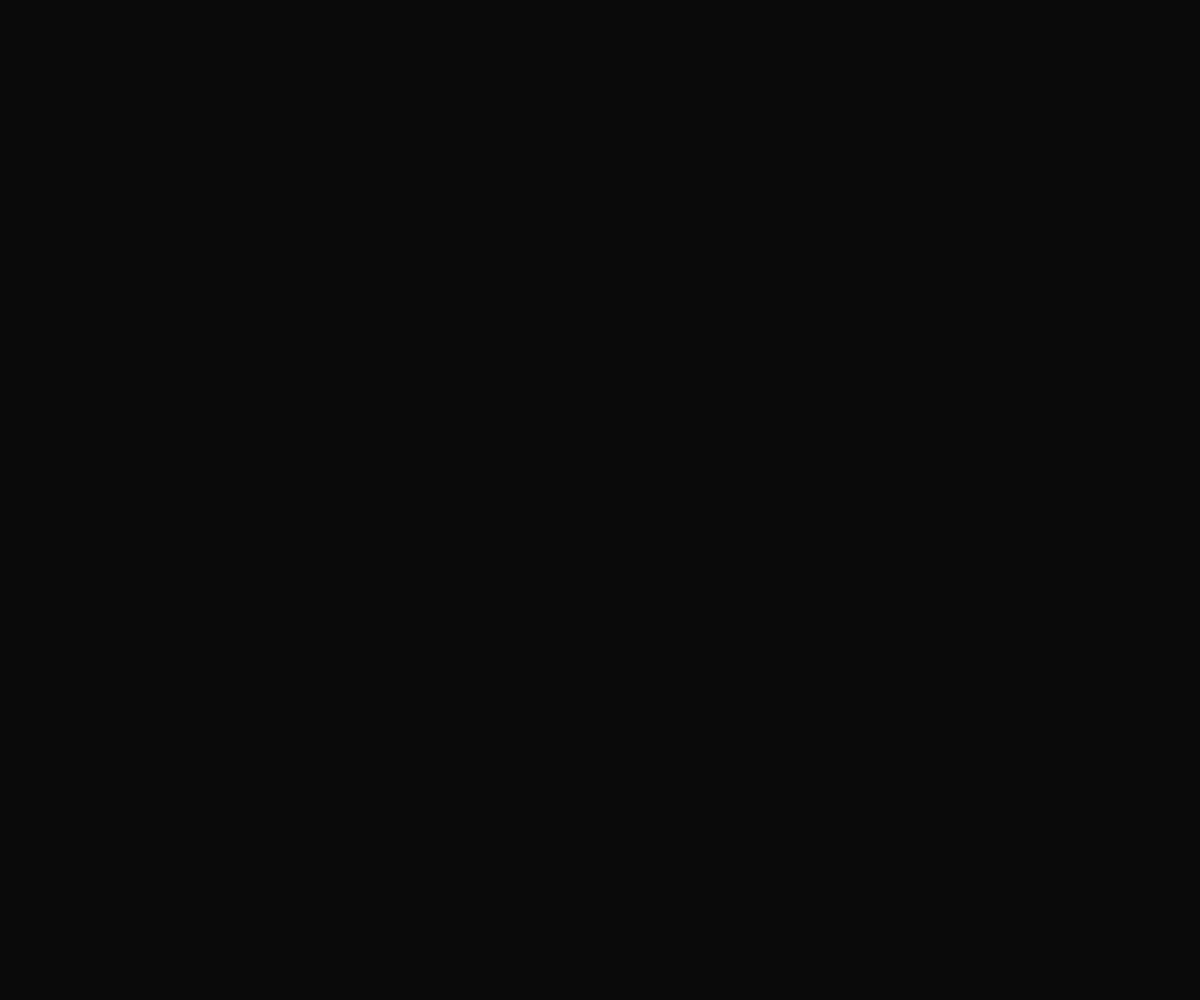
Frame 1 (no input)
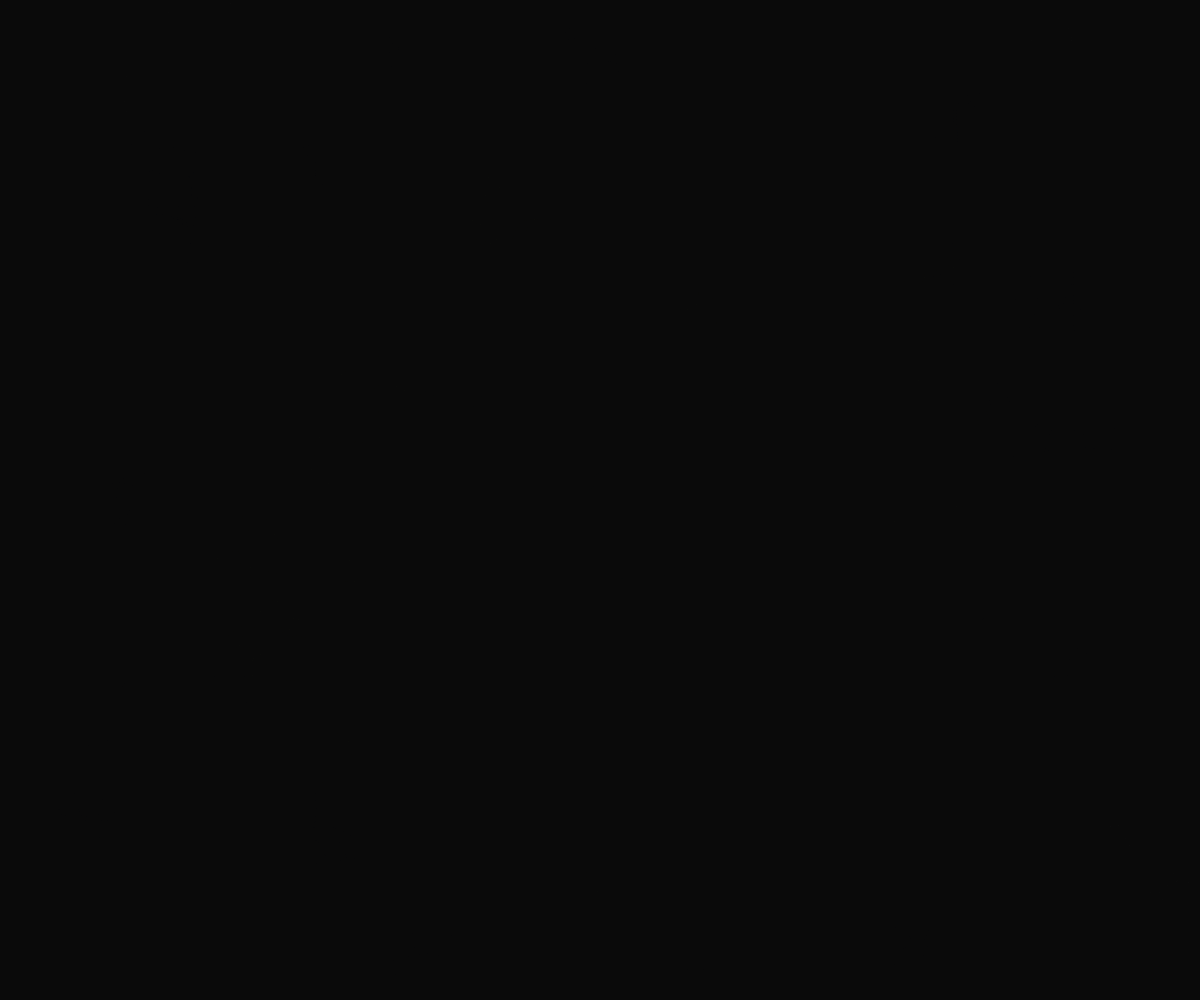
Frame 60 (no input)
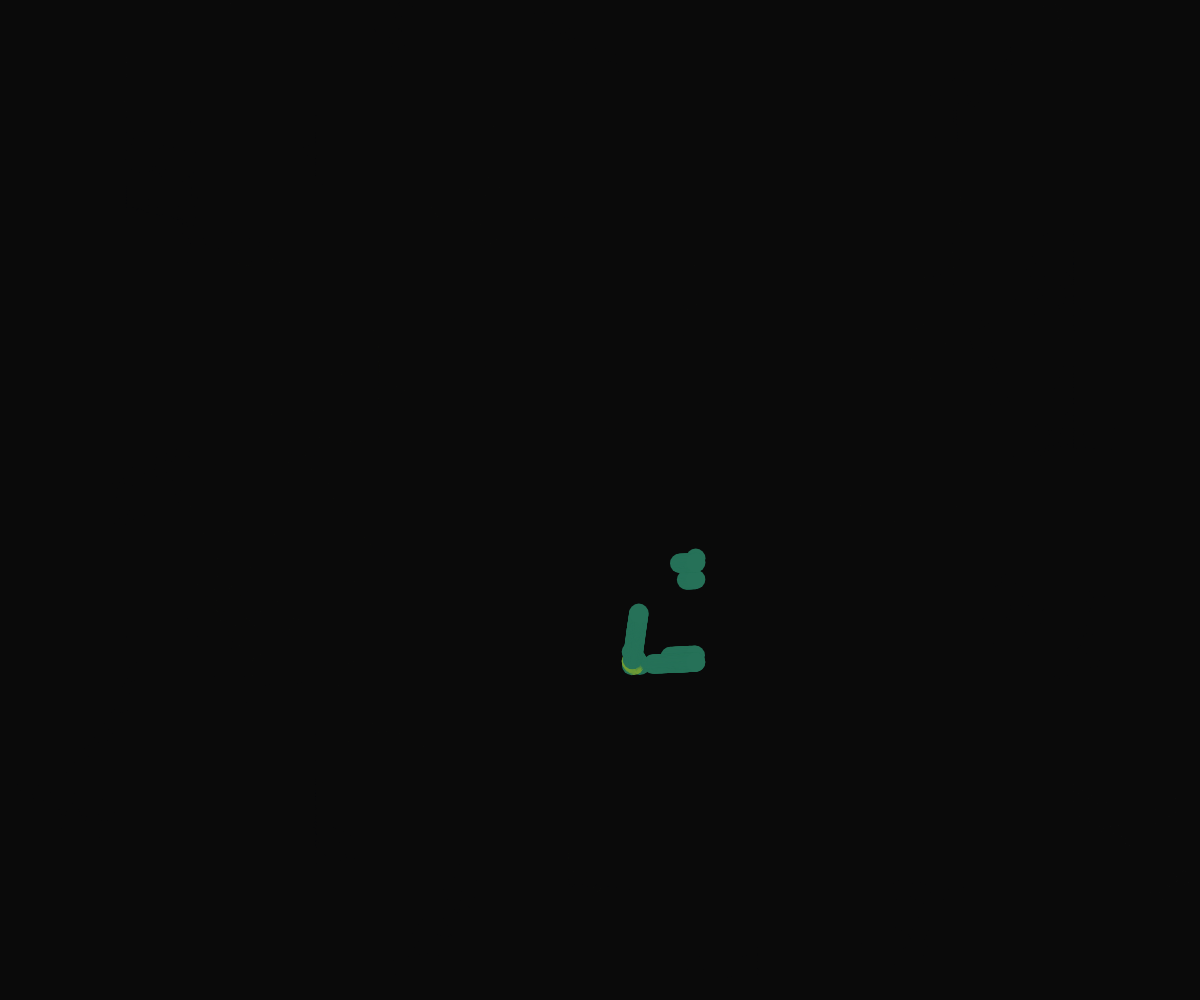
Frame 120 (the mouse pressed at the canvas centre since frame 60)

The p5.js sketch that drew these frames (run headless with seeded random() and noise() and a simulated clock; from frame 60 on, the mouse is pressed at the canvas centre):

// p5.js sketch
// ── sketch.js


var iMax = 20;
var jMax = 10;
var f = new Array();
var s= new Array();

var ww =20;
var hh = 20;



var colorA ;
var colorB;
var colorC;
var colorD;

var particles = [];

function setup() {
		createCanvas(windowWidth,windowHeight);
  // put setup code here
MnowPos = createVector(500,500);
Macc = createVector(0,0);

 ww = (width/2)/iMax;
 hh = (height/2)/jMax;

for (i=0;i<iMax;i++) {
 f[i]=new Array();
s[i] = new Array();
  for (j=0;j<jMax;j++) {
  f[i][j]=random(PI);
  s[i][j]=1 ;
 }
}





	colorA = color( 38,113, 88);
	colorC = color(46, 66,114);
	colorB = color(112,156, 52);

	colorD = color(200);

background(10);
}

function draw() {

//background(255);

// for (i=0;i<iMax;i++) {
//  for (j=0;j<jMax;j++) {
//  //	fill(f[i][j]);

//  rect(i*ww,j*hh,ww-2,hh-2);
//  text(  f[i][j]  ,i*ww,j*hh )
//   // 
//  }
// }


	var x1 = mouseX;
	var y1 = mouseY;
	var x2 = pmouseX;
	var y2 = pmouseY;
	var xG1 = int(map(x1,0,width,0,iMax));
	var yG1 = int(map(y1,0,height,0,jMax));


	//= f[xG1][yG1]+10;

	// line(x1,y1,x2,y2);
	var d = int(dist(x1,y1, x2,y2));

	var ang = atan2(y2-y1,x2-x1);

	var c = color(map(ang,0,PI*2,0,255));
	fill(c);
	noStroke();

	// push();
 //  	translate( (x1+x2)/2, (y1+y2)/2 );
 //  	rotate( ang );
 //  	text(nfc(d,1,1), 0, -5);
 //  	pop();

if(d >= 5){
//if(mouseIsPressed){
	f[xG1][yG1] = ang;
	s[xG1][yG1] = d;
	}
 //  	ellipse(x1,y1,85,85);
	// fill(255);
	// rect(0,0,100,100);
	// fill(255);
	  //	text(map(ang,-PI,PI,0,255), mouseX,mouseY+10);
	//}

  // put drawing code here

for(var i = 0; i < particles.length; i++){

		//var noiseRot = map(noise(particles[i].nowPos.x * .006 ,particles[i].nowPos.y * .006), .2, .8, 0, PI*2 );
		//particles[i].acc.set(cos(noiseRot)*3,sin(noiseRot)*3);
		//var pxG1 =  int((particles[i].nowPos.x/width) * iMax;
		//var pyG1 =  (particles[i].nowPos.y/height) * jMax;
		var pxG1 = int(map(particles[i].nowPos.x  ,  0,width,  0,iMax -1 ));
		var pyG1 = int(map(particles[i].nowPos.y,  0,height,0,jMax-1));
		//print(pxG1);
		//print(nAng);
		var nAng = f[pxG1][pyG1] + PI;
		var nSpeed = s[pxG1][pyG1]* .5;
	
		particles[i].acc.x += (cos(nAng) - particles[i].acc.x  ) /(5*nSpeed);
		particles[i].acc.y += (sin(nAng)- particles[i].acc.y ) /(5*nSpeed) ;
		
		//particles[i].acc.set(cos(nAng)*nSpeed,sin(nAng)*nSpeed);
		
		particles[i].update();
		particles[i].draw(  ((nSpeed*.05) - (particles[i].pSpeed)/25) );


	// 	if(particles[i].nowPos.x>=width-10 || particles[i].nowPos.x <= 10 || particles[i].lifeCount <= 0){
	// 	particles.splice(i,1);
	// 	println("kill : " + i);
	// }


	}


	if(particles.length < 500){


		MnowPos.x = random(width);
		MnowPos.y = random(height);

		for (var i = 10 - 1; i >= 0; i--) {
			


		MnowPos.add(random(-20,20), random(-20,20) );
		var particle;
		var mLoc = int(map(dist(MnowPos.x,MnowPos.y, width/2,height/2), 0 , width/2, 0, 3    ) );
		if(mLoc == 0){
			particle = new Particle(MnowPos,Macc,colorA);
		}
		else if(mLoc == 1){
			particle= new Particle(MnowPos,Macc,colorB);
		}
		else if(mLoc == 2){
			particle = new Particle(MnowPos,Macc,colorC);
		}
		else if(mLoc == 3){
			particle = new Particle(MnowPos,Macc,colorD);
		}
		particles.push(particle);
	}

}



	for(var j = 0; j < particles.length; j++){
		if(particles[j].nowPos.x>=width-10 || particles[j].nowPos.x <= 10 || particles[j].nowPos.y>=height-10 || particles[j].nowPos.y <= 0 || particles[j].lifeCount <= 0){
			particles.splice(j,1);
			//println("kill : " + j);
		}
	}

}

function Particle ( posN, accN, colorIn){
	this.pSpeed = 0;
	this.nowPos=createVector(posN.x,posN.y);
	this.acc = createVector(accN.x, accN.y);
	this.lifeCount = random(200,500);
	this.colorN = colorIn;
}

Particle.prototype.update = function(){
	this.lifeCount--;
	this.nowPos.add(this.acc);
}

Particle.prototype.draw = function(siz){
	fill(this.colorN);
	ellipse(this.nowPos.x,this.nowPos.y,siz,siz);
}
